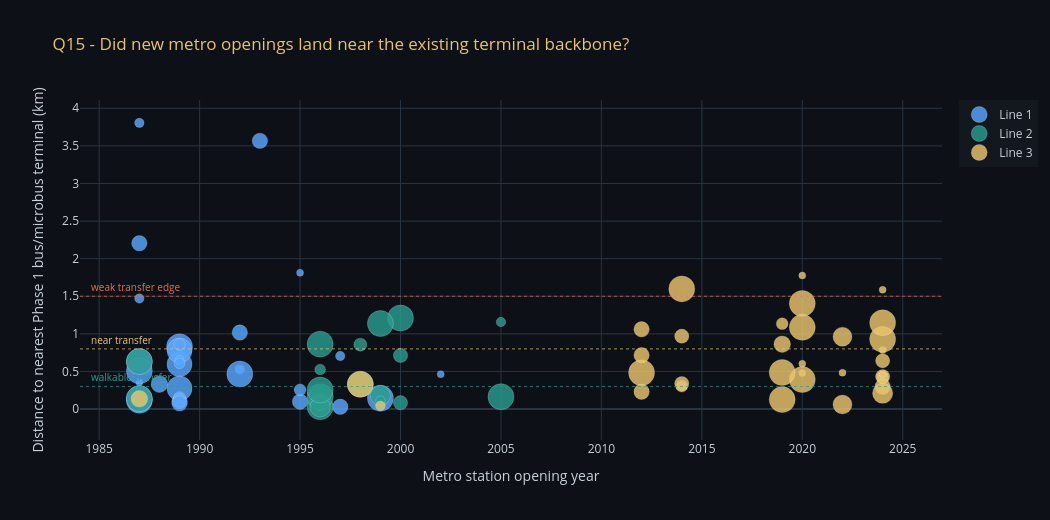

The cell this chart's notebook holds for it:
### Markdown cell above
<div style="background:rgba(88,166,255,0.06);border-left:3px solid #58A6FF;padding:14px 20px;border-radius:0 6px 6px 0;margin:16px 0;width:calc(100% - 32px);max-width:calc(100% - 32px);box-sizing:border-box;overflow-x:auto;overflow-wrap:anywhere;word-break:break-word;white-space:normal;">
 <span style="font-family:'Share Tech Mono',monospace;color:#58A6FF;font-size:.85em;letter-spacing:.15em;max-width:100%;box-sizing:border-box;overflow-wrap:anywhere;word-break:break-word;white-space:normal;">⟐ CODE EXPLANATION</span>
 <p style="margin:8px 0 0;color:#C9D1D9;line-height:1.6;max-width:100%;box-sizing:border-box;overflow-wrap:anywhere;word-break:break-word;white-space:normal;">Visualize integration in two ways: first as a timeline of station openings colored by metro line, where the y-axis is distance to the nearest terminal; second as a distribution by line. The horizontal bands mark practical transfer thresholds rather than pretending terminal supply changed over time.</p>
</div>

### Code cell
# Q15 - Opening timeline, but y-axis is transfer distance instead of fake bus time series.
fig = go.Figure()
for line in ['Line 1', 'Line 2', 'Line 3']:
    sub = metro_terminal[metro_terminal.line == line].dropna(subset=['opening_year', 'dist_to_terminal_km'])
    fig.add_trace(go.Scatter(
        x=sub['opening_year'],
        y=sub['dist_to_terminal_km'],
        mode='markers',
        name=line,
        marker=dict(
            color=colors_l.get(line, '#C9D1D9'),
            size=np.clip(sub['terminal_total_routes'].fillna(0) * 1.2 + 7, 7, 26),
            opacity=0.82,
            line=dict(color='rgba(255,255,255,0.35)', width=0.7),
        ),
        text=sub['station_en'],
        customdata=np.stack([sub['nearest_terminal'], sub['terminal_total_routes'].fillna(0), sub['integration_band'].astype(str)], axis=-1),
        hovertemplate='<b>%{text}</b><br>Opened: %{x}<br>Nearest terminal distance: %{y:.2f} km<br>Nearest terminal: %{customdata[0]}<br>Terminal routes: %{customdata[1]:.0f}<br>%{customdata[2]}<extra></extra>'
    ))
for y, label, color in [(0.3, 'walkable transfer', '#2A9D8F'), (0.8, 'near transfer', '#E9C46A'), (1.5, 'weak transfer edge', '#E86F51')]:
    fig.add_shape(
        type='line', x0=0, x1=1, y0=y, y1=y,
        xref='paper', yref='y',
        line=dict(color=color, dash='dot', width=1), opacity=0.7,
    )
    fig.add_annotation(
        x=0.01, y=y, xref='paper', yref='y', text=label,
        showarrow=False, xanchor='left', yanchor='bottom',
        font=dict(color=color, size=10),
    )
fig.update_layout(
    template='plotly_dark', paper_bgcolor=BG, plot_bgcolor=BG,
    title=dict(text='Q15 - Did new metro openings land near the existing terminal backbone?', font=dict(color='#E9C46A')),
    xaxis=dict(title='Metro station opening year', color=TXT),
    yaxis=dict(title='Distance to nearest Phase 1 bus/microbus terminal (km)', color=TXT),
    font=dict(color=TXT), height=520, width=1050,
    legend=dict(bgcolor='rgba(22,27,34,0.7)', bordercolor='rgba(88,166,255,0.2)')
)
fig.show()

fig = go.Figure()
for line, sub in metro_terminal.groupby('line'):
    fig.add_trace(go.Box(
        y=sub['dist_to_terminal_km'],
        name=line,
        marker_color=colors_l.get(line, '#C9D1D9'),
        boxpoints='all', jitter=0.32, pointpos=0,
        customdata=np.stack([sub['station_en'], sub['nearest_terminal']], axis=-1),
        hovertemplate='<b>%{customdata[0]}</b><br>Nearest terminal: %{customdata[1]}<br>Distance: %{y:.2f} km<extra></extra>'
    ))
fig.update_layout(
    template='plotly_dark', paper_bgcolor=BG, plot_bgcolor=BG,
    title=dict(text='Q15 - Transfer-distance distribution by metro line', font=dict(color='#E9C46A')),
    xaxis=dict(title='Metro line', color=TXT),
    yaxis=dict(title='Distance to nearest terminal (km)', color=TXT),
    font=dict(color=TXT), height=480, width=850,
)
fig.show()

### Figure 1 — Plotly figure (JSON) as saved in the notebook; plotly's stock layout.template omitted (floating-point values rounded to 4 significant figures)
{"data": [{"customdata": [["Helwan Metro", 13, "walkable transfer (<300m)"], ["Helwan University (Ain Helwan)", 0, "near transfer (300-800m)"], ["Helwan University (Ain Helwan)", 0, "near transfer (300-800m)"], ["Helwan University (Ain Helwan)", 0, "disconnected (>1500m)"], ["Hadayeq Helwan", 2, "near transfer (300-800m)"], ["Hadayeq Helwan", 2, "weak transfer (800-1500m)"], ["Hadayeq Helwan", 2, "disconnected (>1500m)"], ["Maadi Metro", 7, "disconnected (>1500m)"], ["Maadi Metro", 7, "disconnected (>1500m)"], ["Maadi Metro", 7, "weak transfer (800-1500m)"], ["Maadi Metro", 7, "walkable transfer (<300m)"], ["El Itihad Square (Maadi)", 2, "near transfer (300-800m)"], ["Dar El Salam", 8, "near transfer (300-800m)"], ["Zahraa Metro", 7, "walkable transfer (<300m)"], ["Amr Ibn El Aas", 16, "near transfer (300-800m)"], ["Al Malek Al Saleh", 4, "walkable transfer (<300m)"], ["Abou Al Reesh", 16, "walkable transfer (<300m)"], ["Saad Zaghloul Metro", 2, "walkable transfer (<300m)"], ["Abd Al Moneim Riad", 115, "near transfer (300-800m)"], ["Isaaf", 8, "walkable transfer (<300m)"], ["Ramses", 76, "near transfer (300-800m)"], ["Ramses", 76, "walkable transfer (<300m)"], ["Ghamra", 7, "walkable transfer (<300m)"], ["Abbasseya", 56, "weak transfer (800-1500m)"], ["Hadaek EL Kobba", 15, "near transfer (300-800m)"], ["Hadaek EL Kobba", 15, "walkable transfer (<300m)"], ["Hadaek EL Kobba", 15, "near transfer (300-800m)"], ["Saray Al Qobba", 4, "walkable transfer (<300m)"], ["Saray Al Qobba", 4, "weak transfer (800-1500m)"], ["Helmeyet El Zaitoun Metro", 4, "walkable transfer (<300m)"], ["Bus Stop 43 (Matareya)", 2, "near transfer (300-800m)"], ["Ain Shams Metro", 5, "walkable transfer (<300m)"], ["Ezbet Al Nakhl", 7, "walkable transfer (<300m)"], ["Al Marg Police", 3, "near transfer (300-800m)"], ["New Marg", 87, "walkable transfer (<300m)"]], "hovertemplate": "<b>%{text}</b><br>Opened: %{x}<br>Nearest terminal distance: %{y:.2f} km<br>Nearest terminal: %{customdata[0]}<br>Terminal routes: %{customdata[1]:.0f}<br>%{customdata[2]}<extra></extra>", "marker": {"color": "#58A6FF", "line": {"color": "rgba(255,255,255,0.35)", "width": 0.7}, "opacity": 0.82, "size": [22.6, 7.0, 7.0, 7.0, 9.4, 9.4, 9.4, 15.4, 15.4, 15.4, 15.4, 9.4, 16.6, 15.4, 26.0, 11.8, 26.0, 9.4, 26.0, 16.6, 26.0, 26.0, 15.4, 26.0, 25.0, 25.0, 25.0, 11.8, 11.8, 11.8, 9.4, 13.0, 15.4, 10.6, 26.0]}, "mode": "markers", "name": "Line 1", "text": ["Helwan", "Ain Helwan", "Helwan University metro station", "Wadi Hof", "Hadayek Helwan", "El-Maasara", "Tora El-Asmant", "Kozzika", "Tora El-Balad", "Sakanat El-Maadi", "Maadi", "Hadayek El-Maadi", "Dar El-Salam", "El-Zahraa'", "Mar Girgis ", "El-Malek El-Saleh", "Al-Sayeda Zeinab", "Saad Zaghloul", "Sadat", "Nasser", "Orabi", "Al-Shohadaa ", "Ghamra", "El-Demerdash", "Manshiet El-Sadr", "Kobri El-Qobba", "Hammamat El-Qobba", "Saray El-Qobba", "Hadayeq El-Zaitoun", "Helmeyet El-Zaitoun", "El-Matareyya", "Ain Shams", "Ezbet El-Nakhl", "El-Marg", "New El-Marg"], "type": "scatter", "x": [1987, 1987, 2002, 1995, 1997, 1987, 1987, 1993, 1987, 1992, 1995, 1992, 1988, 1997, 1992, 1995, 1987, 1987, 1987, 1987, 1987, 1987, 1989, 1989, 1989, 1989, 1989, 1989, 1989, 1989, 1989, 1989, 1989, 1989, 1999], "y": [0.1533, 0.3559, 0.4634, 1.812, 0.7051, 1.47, 3.806, 3.567, 2.204, 1.017, 0.0979, 0.5275, 0.3307, 0.02998, 0.4657, 0.2555, 0.1154, 0.2262, 0.6308, 0.1361, 0.5082, 0.1385, 0.1026, 0.8277, 0.596, 0.2739, 0.7782, 0.09179, 0.858, 0.1523, 0.6481, 0.1193, 0.07549, 0.6072, 0.143]}, {"customdata": [["Moneeb", 92, "walkable transfer (<300m)"], ["Omraneyya", 2, "weak transfer (800-1500m)"], ["Giza Square", 81, "weak transfer (800-1500m)"], ["Motseian", 6, "near transfer (300-800m)"], ["Motseian", 6, "walkable transfer (<300m)"], ["Cairo University Metro", 2, "walkable transfer (<300m)"], ["Bohooth (Al Kobri Al Khashab)", 11, "walkable transfer (<300m)"], ["Dokki", 2, "walkable transfer (<300m)"], ["Abd Al Moneim Riad", 115, "weak transfer (800-1500m)"], ["Abd Al Moneim Riad", 115, "near transfer (300-800m)"], ["Ahmed Maher Hospital", 5, "weak transfer (800-1500m)"], ["Attaba", 75, "near transfer (300-800m)"], ["Ramses", 76, "walkable transfer (<300m)"], ["Masarra", 3, "near transfer (300-800m)"], ["Dawaran Shubra", 26, "walkable transfer (<300m)"], ["Dawaran Shubra", 26, "weak transfer (800-1500m)"], ["Khalafawy Square", 3, "walkable transfer (<300m)"], ["Mazallat", 49, "walkable transfer (<300m)"], ["Kolleyet Al Zeraah (Ain Shams University)", 11, "walkable transfer (<300m)"], ["Moassasa", 86, "walkable transfer (<300m)"]], "hovertemplate": "<b>%{text}</b><br>Opened: %{x}<br>Nearest terminal distance: %{y:.2f} km<br>Nearest terminal: %{customdata[0]}<br>Terminal routes: %{customdata[1]:.0f}<br>%{customdata[2]}<extra></extra>", "marker": {"color": "#2A9D8F", "line": {"color": "rgba(255,255,255,0.35)", "width": 0.7}, "opacity": 0.82, "size": [26.0, 9.4, 26.0, 14.2, 14.2, 9.4, 20.2, 9.4, 26.0, 26.0, 13.0, 26.0, 26.0, 10.6, 26.0, 26.0, 10.6, 26.0, 20.2, 26.0]}, "mode": "markers", "name": "Line 2", "text": ["El-Mounib", "Sakiat Mekky", "Omm El-Masryeen ", "El Giza", "Faisal", "Cairo University", "El Bohoth", "Dokki", "Opera", "Sadat", "Mohamed Naguib", "Attaba", "Al-Shohadaa ", "Masarra", "Road El-Farag", "St. Teresa", "Khalafawy", "Mezallat", "Kolleyyet El-Zeraa", "Shubra El-Kheima"], "type": "scatter", "x": [2005, 2005, 2000, 2000, 2000, 1999, 1999, 1999, 1999, 1987, 1998, 1998, 1987, 1996, 1996, 1996, 1996, 1996, 1996, 1996], "y": [0.1643, 1.157, 1.211, 0.713, 0.08413, 0.04334, 0.1823, 0.1123, 1.137, 0.6308, 0.8566, 0.3302, 0.1385, 0.5255, 0.03045, 0.8632, 0.04631, 0.1647, 0.02848, 0.253]}, {"customdata": [["Al-Salam (10th of Ramadan)", 123, "weak transfer (800-1500m)"], ["Awwel Gamal - Gesr EL Suez", 0, "near transfer (300-800m)"], ["Awwel Gamal - Gesr EL Suez", 0, "near transfer (300-800m)"], ["Awwel Gamal - Gesr EL Suez", 0, "disconnected (>1500m)"], ["Al Nozha Al Gadida (Gesr El Suez Garage)", 33, "weak transfer (800-1500m)"], ["Al Nozha Al Gadida (Gesr El Suez Garage)", 33, "near transfer (300-800m)"], ["Alf Maskan", 49, "near transfer (300-800m)"], ["Alf Maskan", 49, "walkable transfer (<300m)"], ["Hegaz Square", 8, "weak transfer (800-1500m)"], ["Korba", 4, "weak transfer (800-1500m)"], ["Korba", 4, "near transfer (300-800m)"], ["Koleyet Al Banat - Ain Shams University", 6, "near transfer (300-800m)"], ["Rabaah Al Adaweya Mosque", 6, "weak transfer (800-1500m)"], ["Abbasseya", 56, "disconnected (>1500m)"], ["Abbasseya", 56, "near transfer (300-800m)"], ["Ghamra", 7, "weak transfer (800-1500m)"], ["Ghamra", 7, "near transfer (300-800m)"], ["Bab Al Shaaria Square", 7, "walkable transfer (<300m)"], ["Attaba", 75, "near transfer (300-800m)"], ["Isaaf", 8, "walkable transfer (<300m)"], ["Maspero Ferry", 0, "near transfer (300-800m)"], ["Kit Kat Square", 10, "weak transfer (800-1500m)"], ["Kit Kat Square", 10, "walkable transfer (<300m)"], ["Madinat Al Talaba (Imbaba)", 6, "near transfer (300-800m)"], ["Omara, Bashtil", 0, "near transfer (300-800m)"], ["Basrawy", 4, "near transfer (300-800m)"], ["Awwel Al Qawmeyya Al Arabeyya", 0, "near transfer (300-800m)"], ["Qawmeya Arabeya", 7, "walkable transfer (<300m)"], ["Jazirat Mohamed (2)", 0, "disconnected (>1500m)"], ["Madinat Al Talaba (Imbaba)", 6, "near transfer (300-800m)"], ["Lebanon Square", 37, "weak transfer (800-1500m)"], ["Bulaq Al Dakrur", 54, "weak transfer (800-1500m)"], ["Bohooth (Al Kobri Al Khashab)", 11, "walkable transfer (<300m)"], ["Cairo University Metro", 2, "walkable transfer (<300m)"]], "hovertemplate": "<b>%{text}</b><br>Opened: %{x}<br>Nearest terminal distance: %{y:.2f} km<br>Nearest terminal: %{customdata[0]}<br>Terminal routes: %{customdata[1]:.0f}<br>%{customdata[2]}<extra></extra>", "marker": {"color": "#E9C46A", "line": {"color": "rgba(255,255,255,0.35)", "width": 0.7}, "opacity": 0.82, "size": [26.0, 7.0, 7.0, 7.0, 26.0, 26.0, 26.0, 26.0, 16.6, 11.8, 11.8, 14.2, 14.2, 26.0, 26.0, 15.4, 15.4, 15.4, 26.0, 16.6, 7.0, 19.0, 19.0, 14.2, 7.0, 11.8, 7.0, 15.4, 7.0, 14.2, 26.0, 26.0, 20.2, 9.4]}, "mode": "markers", "name": "Line 3", "text": ["Adly Mansour", "El Haykestep", "Omar Ibn El-Khattab", "Qobaa", "Hesham Barakat", "El-Nozha", "Nadi El-Shams", "Alf Maskan", "Heliopolis Square", "Haroun", "Al-Ahram", "Koleyet El-Banat", "Stadium", "Fair Zone", "Abbassia", "Abdou Pasha", "El Geish", "Bab El Shaaria", "Attaba", "Nasser", "Maspero", "Safaa Hegazy", "Kit Kat", "Sudan", "Imbaba", "El-Bohy", "El-Qawmia", "Ring Road", "Rod al-Farag Corridor", "Tawfikia", "Wadi El Nile", "Gamat El Dowal", "Boulak El Dakrour", "Cairo University"], "type": "scatter", "x": [2020, 2020, 2020, 2020, 2020, 2020, 2019, 2019, 2019, 2019, 2014, 2014, 2014, 2014, 2012, 2012, 2012, 2012, 1998, 1987, 2022, 2022, 2022, 2024, 2024, 2024, 2024, 2024, 2024, 2024, 2024, 2024, 2024, 1999], "y": [1.404, 0.4786, 0.6035, 1.777, 1.087, 0.3915, 0.4865, 0.1258, 0.8622, 1.135, 0.3045, 0.3384, 0.9685, 1.598, 0.4835, 1.061, 0.716, 0.2297, 0.3302, 0.1361, 0.4828, 0.9622, 0.06068, 0.4311, 0.7841, 0.4199, 0.4642, 0.2972, 1.586, 0.6417, 0.929, 1.148, 0.2101, 0.04334]}], "layout": {"annotations": [{"font": {"color": "#2A9D8F", "size": 10}, "showarrow": false, "text": "walkable transfer", "x": 0.01, "xanchor": "left", "xref": "paper", "y": 0.3, "yanchor": "bottom", "yref": "y"}, {"font": {"color": "#E9C46A", "size": 10}, "showarrow": false, "text": "near transfer", "x": 0.01, "xanchor": "left", "xref": "paper", "y": 0.8, "yanchor": "bottom", "yref": "y"}, {"font": {"color": "#E86F51", "size": 10}, "showarrow": false, "text": "weak transfer edge", "x": 0.01, "xanchor": "left", "xref": "paper", "y": 1.5, "yanchor": "bottom", "yref": "y"}], "font": {"color": "#C9D1D9"}, "height": 520, "legend": {"bgcolor": "rgba(22,27,34,0.7)", "bordercolor": "rgba(88,166,255,0.2)"}, "paper_bgcolor": "#0D1117", "plot_bgcolor": "#0D1117", "shapes": [{"line": {"color": "#2A9D8F", "dash": "dot", "width": 1}, "opacity": 0.7, "type": "line", "x0": 0, "x1": 1, "xref": "paper", "y0": 0.3, "y1": 0.3, "yref": "y"}, {"line": {"color": "#E9C46A", "dash": "dot", "width": 1}, "opacity": 0.7, "type": "line", "x0": 0, "x1": 1, "xref": "paper", "y0": 0.8, "y1": 0.8, "yref": "y"}, {"line": {"color": "#E86F51", "dash": "dot", "width": 1}, "opacity": 0.7, "type": "line", "x0": 0, "x1": 1, "xref": "paper", "y0": 1.5, "y1": 1.5, "yref": "y"}], "title": {"font": {"color": "#E9C46A"}, "text": "Q15 - Did new metro openings land near the existing terminal backbone?"}, "width": 1050, "xaxis": {"color": "#C9D1D9", "title": {"text": "Metro station opening year"}}, "yaxis": {"color": "#C9D1D9", "title": {"text": "Distance to nearest Phase 1 bus/microbus terminal (km)"}}}}
